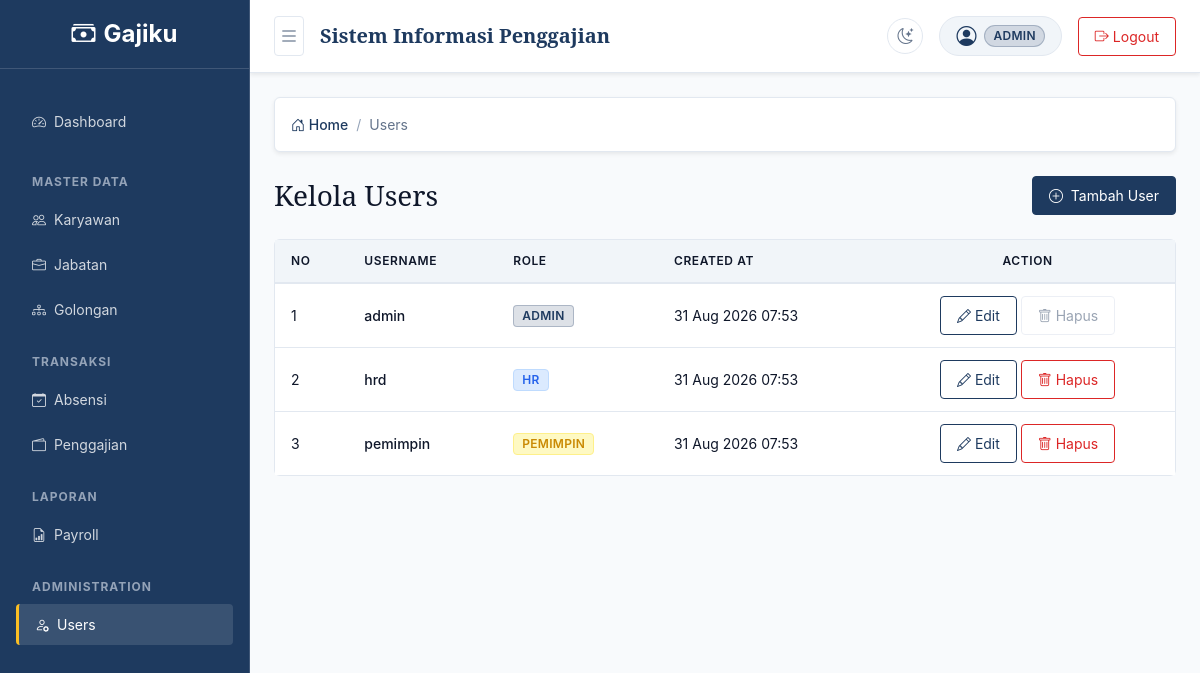
The app's page /?page=users/index (signed in) with its own data.
### tables this page shows
CREATE TABLE IF NOT EXISTS users (
    id INT UNSIGNED AUTO_INCREMENT PRIMARY KEY,
    username VARCHAR(50) NOT NULL UNIQUE,
    password VARCHAR(255) NOT NULL,
    role ENUM('ADMIN', 'HR', 'PEMIMPIN') NOT NULL,
    created_at TIMESTAMP NOT NULL DEFAULT CURRENT_TIMESTAMP,
    updated_at TIMESTAMP NOT NULL DEFAULT CURRENT_TIMESTAMP ON UPDATE CURRENT_TIMESTAMP
);

### app/includes/auth.php (called while the page is built, shortened)
<?php
function isAuthenticated(): bool
{
    return isset($_SESSION['user']) && is_array($_SESSION['user']);
}
function currentUser(): ?array
{
    return isAuthenticated() ? $_SESSION['user'] : null;
}

### app/pages/users/index.php (the view, shortened to what this page needs)
<?php
require_once dirname(__DIR__, 2) . '/includes/auth.php';
$user = currentUser();
$pdo = getPDO();
$stmt = $pdo->query("SELECT id, username, role, created_at FROM users ORDER BY created_at DESC");
$users = $stmt->fetchAll();
?>
<div class="d-flex justify-content-between align-items-center mb-4">
    <h1 class="h3 mb-0">Kelola Users</h1>
    <button type="button" class="btn btn-primary" data-bs-toggle="modal" data-bs-target="#addUserModal">
        <i class="bi bi-plus-circle me-1"></i> Tambah User
    </button>
</div>
<div class="card border-0 shadow-sm">
    <div class="card-body p-0">
        <div class="table-responsive">
            <table class="table table-hover align-middle mb-0">
                <thead class="table-light">
                    <tr>
                        <th class="px-4 py-3">No</th>
                        <th class="px-4 py-3">Username</th>
                        <th class="px-4 py-3">Role</th>
                        <th class="px-4 py-3">Created At</th>
                        <th class="px-4 py-3 text-center">Action</th>
                    </tr>
                </thead>
                <tbody>
                    <?php if (count($users) > 0): ?>
                        <?php foreach ($users as $index => $u): ?>
                            <tr>
                                <td class="px-4 py-3"><?= $index + 1 ?></td>
                                <td class="px-4 py-3 fw-medium"><?= htmlspecialchars((string)$u['username'], ENT_QUOTES, 'UTF-8') ?></td>
                                <td class="px-4 py-3">
                                    <span class="badge <?= $u['role'] === 'ADMIN' ? 'bg-primary' : ($u['role'] === 'PEMIMPIN' ? 'bg-warning text-dark' : 'bg-info text-dark') ?>">
                                        <?= htmlspecialchars((string)$u['role'], ENT_QUOTES, 'UTF-8') ?>
                                    </span>
                                </td>
                                <td class="px-4 py-3 text-muted"><?= date('d M Y H:i', strtotime($u['created_at'])) ?></td>
                                <td class="px-4 py-3 text-center">
                                    <button class="btn btn-sm btn-outline-primary" data-bs-toggle="modal" data-bs-target="#editUserModal<?= $u['id'] ?>" title="Edit">
                                        <i class="bi bi-pencil"></i> Edit
                                    </button>
                                    <?php if ($u['id'] !== $user['id']):  ?>
                                    <form action="/?action=users/delete" method="POST" class="d-inline" onsubmit="return confirm('Apakah Anda yakin ingin menghapus user ini? Tindakan ini tidak dapat dibatalkan.');">
                                        <button type="submit" class="btn btn-sm btn-outline-danger" title="Hapus">
                                            <i class="bi bi-trash"></i> Hapus
                                        </button>
                                    </form>
                                    <?php else: ?>
                                    <button class="btn btn-sm btn-outline-secondary disabled" title="Anda tidak dapat menghapus akun Anda sendiri">
                                        <i class="bi bi-trash"></i> Hapus
                                    </button>
                                    <?php endif; ?>
                                </td>
                            </tr>
                        <?php endforeach; ?>
                    <?php endif; ?>
                </tbody>
            </table>
        </div>
    </div>
</div>

### app/includes/header.php (style rules this page uses)
:root { --bg-color: #F8FAFC; --surface-color: #FFFFFF; --surface-muted: #F1F5F9; --surface-hover: #E2E8F0; --border-color: #E2E8F0; --text-primary: #0F172A; --text-secondary: #64748B; --sidebar-bg: #1E3A5F; --topbar-bg: #FFFFFF; }
html, body { overflow-x: hidden; }
body { background-color: var(--bg-color) !important; color: var(--text-primary) !important; transition: background-color 0.2s ease, color 0.2s ease; }
.table-responsive { background-color: transparent !important; border: none !important; }
.card > .table-responsive, .card-body > .table-responsive { border: none !important; border-radius: 0 !important; margin: 0 !important; }
.table { --bs-table-bg: transparent !important; --bs-table-accent-bg: transparent !important; --bs-table-color: var(--text-primary) !important; --bs-table-border-color: var(--border-color) !important; color: var(--text-primary) !important; border-color: var(--border-color) !important; background-color: transparent !important; margin-bottom: 0 !important; }
.table > :not(caption) > * > * { box-shadow: none !important; color: inherit !important; background-color: transparent !important; }

### records on screen
users: username "admin", role "ADMIN", created_at "31 Aug 2026 07:53", shows "Hapus"
users: username "hrd", role "HR", created_at "31 Aug 2026 07:53"
users: username "pemimpin", role "PEMIMPIN", created_at "31 Aug 2026 07:53"

### other values on screen
$user['role'] "ADMIN"
$name "Users"
